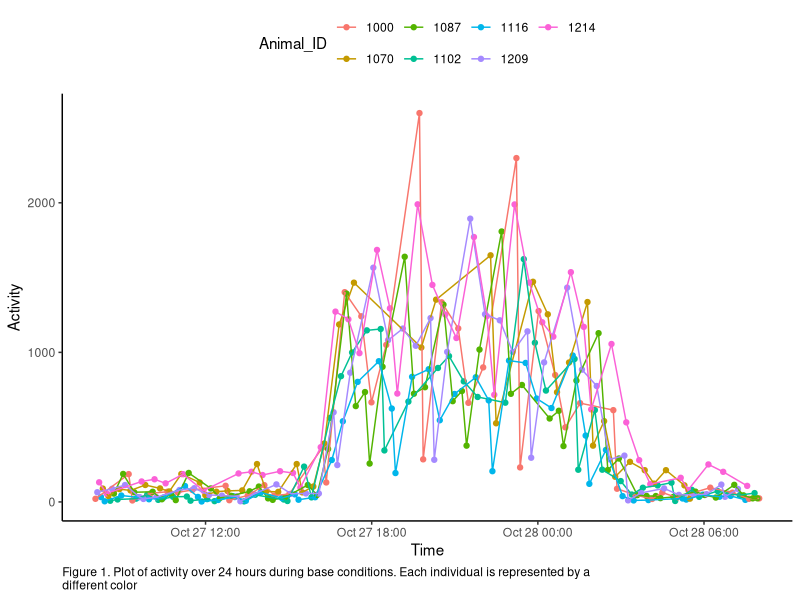
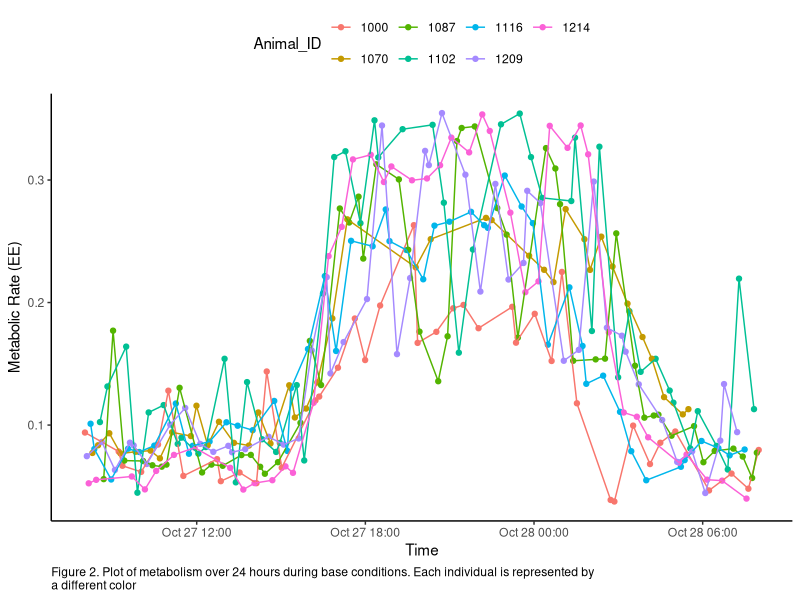
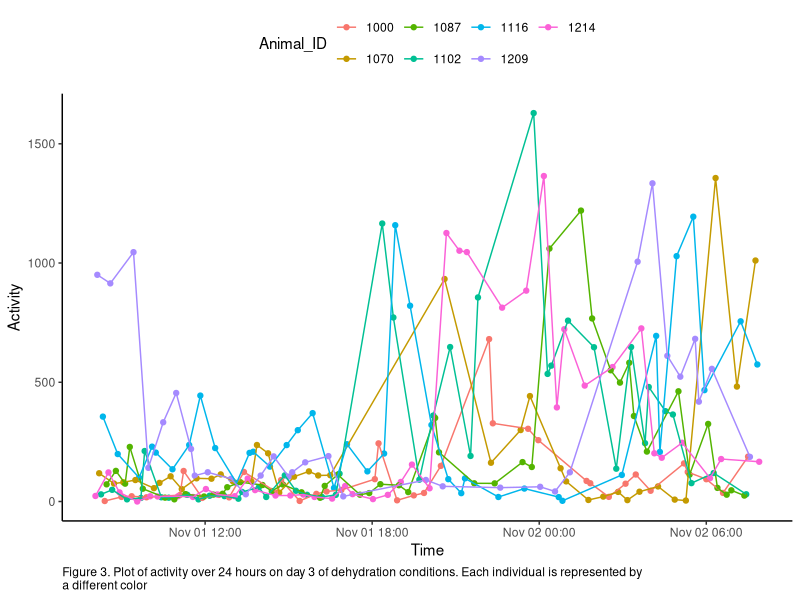
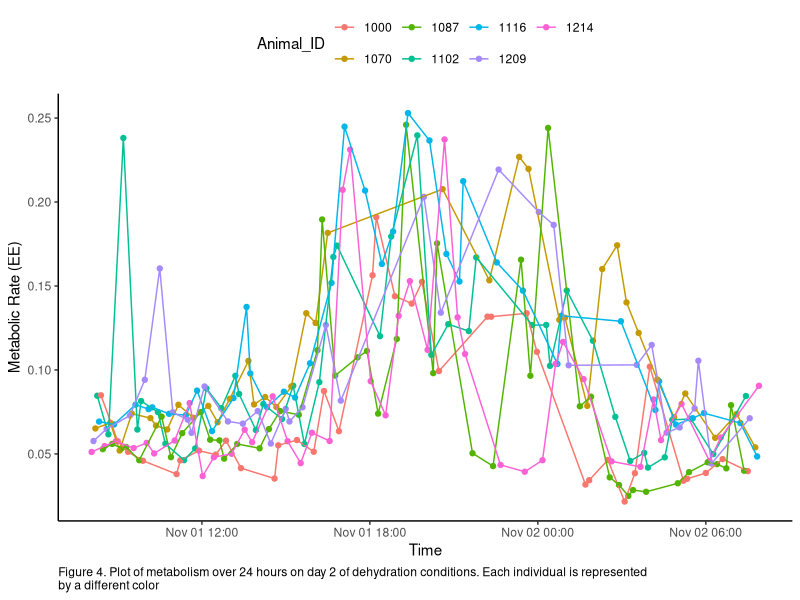
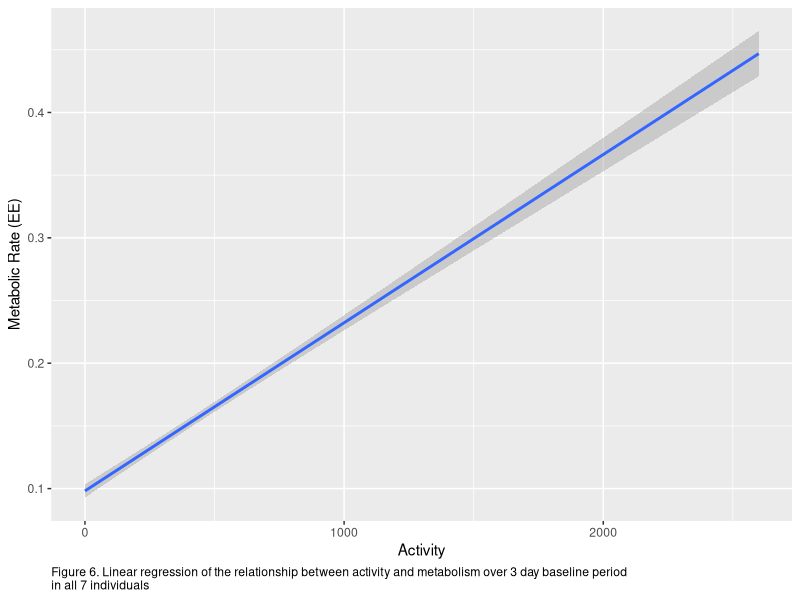
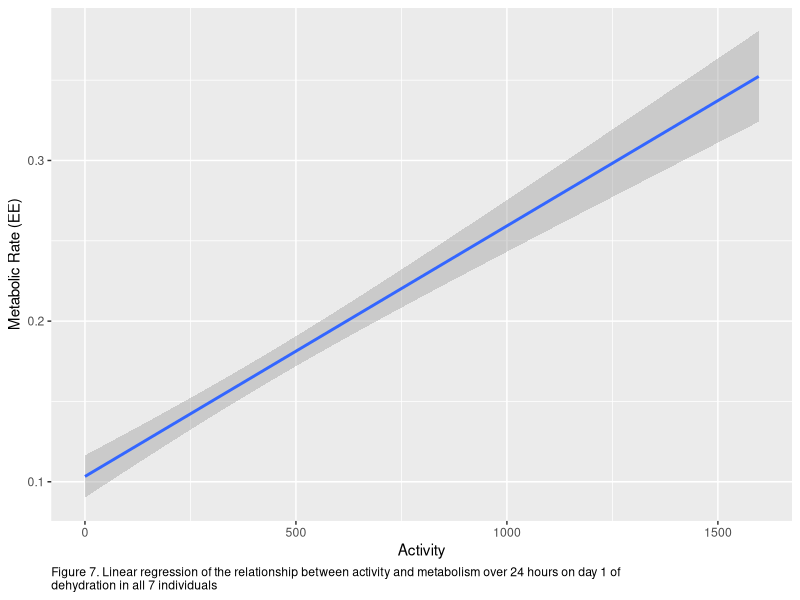
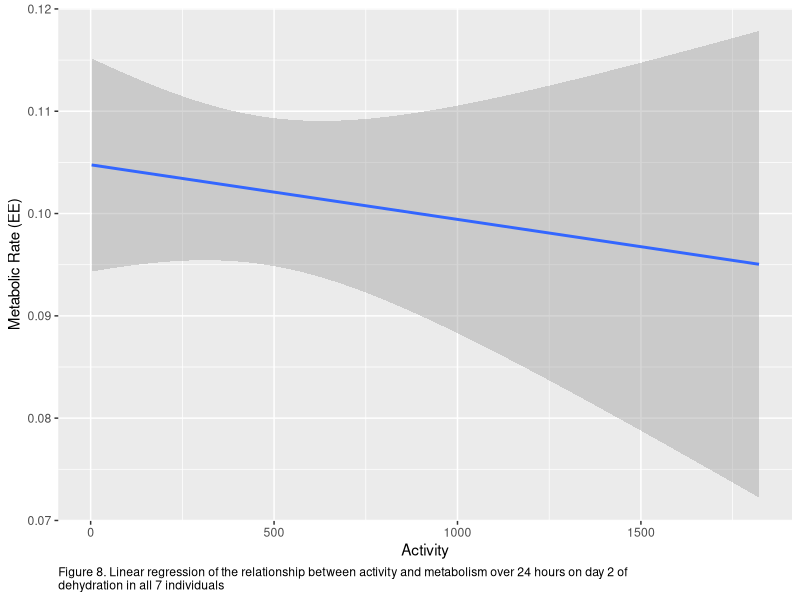
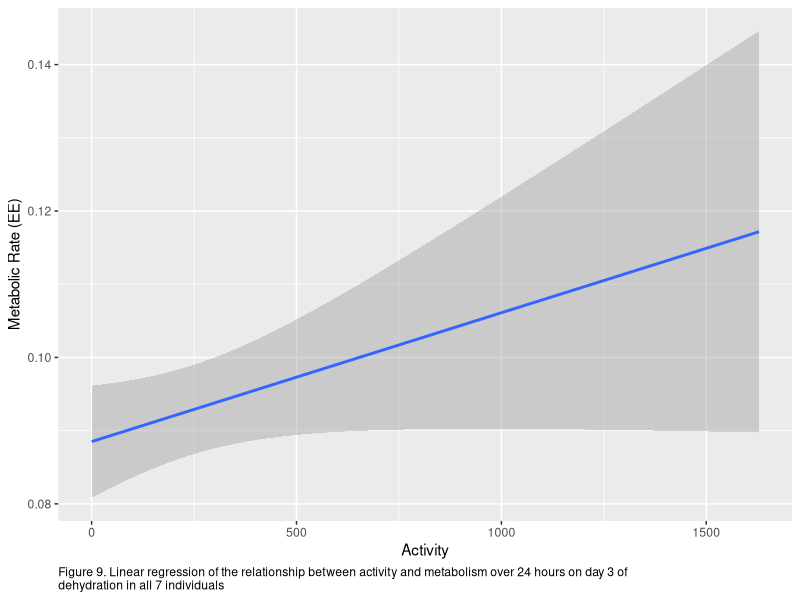

Write R code to recreate these figures, in order.
## ---- chunk 1
knitr::opts_chunk$set(echo = TRUE)
## ---- chunk 2

library(ggplot2)
library(lubridate)
library(dplyr)



## ---- chunk 3

lowfat_dehydration <- read.csv("lowfat_dehydration_rep2.csv", stringsAsFactors = TRUE)

## ---- chunk 4
lowfat_dehydration$date <- ymd(lowfat_dehydration$date)

lowfat_dehydration$DateTime <- ymd_hms(lowfat_dehydration$DateTime)

lowfat_dehydration$DateTime <- lubridate::with_tz(lowfat_dehydration$DateTime, "America/New_York")

lowfat_dehydration$time <- hms(lowfat_dehydration$time)

lowfat_dehydration$Animal_ID <- as.character(lowfat_dehydration$Animal_ID)

## ---- chunk 5

# create plot of activity over time during baseline period

datetime.range1 <- interval(as.POSIXct("2022-10-27 12:00:00"), 
                       as.POSIXct("2022-10-28 12:00:00")  
                       ) 

data_d1 <- lowfat_dehydration[lowfat_dehydration$DateTime %within% datetime.range1,]

activity_plot_day1 <- ggplot(data = data_d1, aes(x = DateTime, y = Activity, color = Animal_ID)) + geom_point() + geom_line(aes(group = Animal_ID)) + theme_classic() + theme(legend.position = 'top') + labs(x = "Time", y = "Activity",                       caption="Figure 1. Plot of activity over 24 hours during base conditions. Each individual is represented by a 
different color") + theme(plot.caption = element_text(hjust=0))

activity_plot_day1

# create plot of metabolism over time during baseline period

metabolism_plot_day1 <- ggplot(data = data_d1, aes(x = DateTime, y = EE, color = Animal_ID)) + geom_point() + geom_line(aes(group = Animal_ID)) + theme_classic() + theme(legend.position = 'top') + labs(x = "Time", y = "Metabolic Rate (EE)", caption="Figure 2. Plot of metabolism over 24 hours during base conditions. Each individual is represented by 
a different color") + theme(plot.caption = element_text(hjust=0))


metabolism_plot_day1

# create a plot of activity over time after dehydration period

datetime.range2 <- interval(as.POSIXct("2022-11-01 12:00:00"), 
                       as.POSIXct("2022-11-02 12:00:00")  
                       ) 

data_d6 <- lowfat_dehydration[lowfat_dehydration$DateTime %within% datetime.range2,]

activity_plot_d6 <- ggplot(data = data_d6, aes(x = DateTime, y = Activity, color = Animal_ID)) + geom_point() + geom_line(aes(group = Animal_ID)) + theme_classic() + theme(legend.position = 'top') + 
  labs(x = "Time", y = "Activity", caption="Figure 3. Plot of activity over 24 hours on day 3 of dehydration conditions. Each individual is represented by
a different color") + theme(plot.caption = element_text(hjust=0))

activity_plot_d6

# create a plot of metabolism over time after dehydration period

metabolism_plot_d6 <- ggplot(data = data_d6, aes(x = DateTime, y = EE, color = Animal_ID)) + geom_point() + geom_line(aes(group = Animal_ID)) + theme_classic() + theme(legend.position = 'top') + 
  labs(x = "Time", y = "Metabolic Rate (EE)", caption="Figure 4. Plot of metabolism over 24 hours on day 2 of dehydration conditions. Each individual is represented 
by a different color") + theme(plot.caption = element_text(hjust=0))


metabolism_plot_d6 

## ---- chunk 6

# making a regression plot of how activity relates to metabolism in the baseline period

datetime.range3 <- interval(as.POSIXct("2022-10-27 12:00:00"), 
                       as.POSIXct("2022-10-30 12:00:00")  
                       ) 

data_baseline <- lowfat_dehydration[lowfat_dehydration$DateTime %within% datetime.range3,]

actmetmod_baseline <- lm(data = data_baseline, formula = EE ~ Activity)
modsum2 <- summary(actmetmod_baseline)

ggplot(data = data_baseline, aes(x = Activity, y = EE)) +
  geom_smooth(method = 'lm') + labs(x = "Activity", y = "Metabolic Rate (EE)", caption = "Figure 6. Linear regression of the relationship between activity and metabolism over 3 day baseline period 
in all 7 individuals") + theme(plot.caption = element_text(hjust=0))

# making a regression plot of how activity related to metabolism on day one of dehydration

datetime.range4 <- interval(as.POSIXct("2022-10-30 12:00:00"), 
                       as.POSIXct("2022-10-31 12:00:00")  
                       ) 

data_d4 <- lowfat_dehydration[lowfat_dehydration$DateTime %within% datetime.range4,]


actmetmod_dehydrated1 <- lm(data = data_d4, formula = EE ~ Activity)
modsum3 <- summary(actmetmod_dehydrated1)

ggplot(data = data_d4, aes(x = Activity, y = EE)) +
  geom_smooth(method = 'lm') + labs(x = "Activity", y = "Metabolic Rate (EE)", caption = "Figure 7. Linear regression of the relationship between activity and metabolism over 24 hours on day 1 of 
dehydration in all 7 individuals") + theme(plot.caption = element_text(hjust=0))

# making a regression plot of how activity related to metabolism on day two of dehydration

datetime.range5 <- interval(as.POSIXct("2022-10-31 12:00:00"), 
                       as.POSIXct("2022-11-01 12:00:00")  
                       ) 

data_d5 <- lowfat_dehydration[lowfat_dehydration$DateTime %within% datetime.range5,]


actmetmod_dehydrated2 <- lm(data = data_d5, formula = EE ~ Activity)
modsum4 <- summary(actmetmod_dehydrated2)

ggplot(data = data_d5, aes(x = Activity, y = EE)) +
  geom_smooth(method = 'lm') + labs(x = "Activity", y = "Metabolic Rate (EE)", caption = "Figure 8. Linear regression of the relationship between activity and metabolism over 24 hours on day 2 of 
dehydration in all 7 individuals") + theme(plot.caption = element_text(hjust=0))

# making a regression plot of how activity relates to metabolism on day 3 days of dehydration
actmetmod_dehydrated3 <- lm(data = data_d6, formula = EE ~ Activity)
modsum5 <- summary(actmetmod_dehydrated3)

ggplot(data = data_d6, aes(x = Activity, y = EE)) +
  geom_smooth(method = 'lm') + labs(x = "Activity", y = "Metabolic Rate (EE)", caption = "Figure 9. Linear regression of the relationship between activity and metabolism over 24 hours on day 3 of 
dehydration in all 7 individuals") + theme(plot.caption = element_text(hjust=0))



## ---- chunk 7

lowfat_dehydration$sex <- as.factor(lowfat_dehydration$sex)

violinplot_overall_activity <- ggplot(lowfat_dehydration, aes(x=sex, y=Activity)) + geom_violin()+ geom_boxplot(width=0.1) + labs(x = "Sex", y = "Activity", caption = " Figure 10. Violin plot comparing activity over the duration of the study in males and females") + theme(plot.caption = element_text(hjust=0))

violinplot_overall_activity

violinplot_baseline_activity <- ggplot(data = data_baseline, aes(x=sex, y=Activity)) + geom_violin() + geom_boxplot(width=0.1) + labs(x = "Sex", y = "Activity", caption = "Figure 11. Violin plot comparing activity over the baseline period in males and females") + theme(plot.caption = element_text(hjust=0))

violinplot_baseline_activity

violin_plot_dehydrated_activity <- ggplot(data_d6, aes(x=sex, y=Activity)) + geom_violin() + geom_boxplot(width=0.1) + labs(x = "Sex", y = "Activity", caption = "Figure 12. Violin plot comparing activity on day 3 of dehydration in males and females") + theme(plot.caption = element_text(hjust=0))


violin_plot_dehydrated_activity

violinplot_overall_metabolism <- ggplot(lowfat_dehydration, aes(x=sex, y=EE)) + geom_violin()+ geom_boxplot(width=0.1) + labs(x = "Sex", y = "Metabolic Rate", caption = "Figure 13. Violin plot comparing metabolic activity over the duration of the study in males and females") + theme(plot.caption = element_text(hjust=0))

violinplot_overall_metabolism

violinplot_baseline_metabolism <- ggplot(data = data_baseline, aes(x=sex, y=EE)) + geom_violin() + geom_boxplot(width=0.1) + labs(x = "Sex", y = "Metbolic Rate", caption = "Figure 14. Violin plot comparing metabolic activity over the baseline period in males and females") + theme(plot.caption = element_text(hjust=0))

violinplot_baseline_metabolism

violin_plot_dehydrated_metabolism <- ggplot(data_d6, aes(x=sex, y=EE)) + geom_violin() + geom_boxplot(width=0.1) + labs(x = "Sex", y = "Metabolic Rate", caption = "Figure 15. Violin plot comparing metabolic activity on day 3 of dehydration in males and females") + theme(plot.caption = element_text(hjust=0))


violin_plot_dehydrated_metabolism
